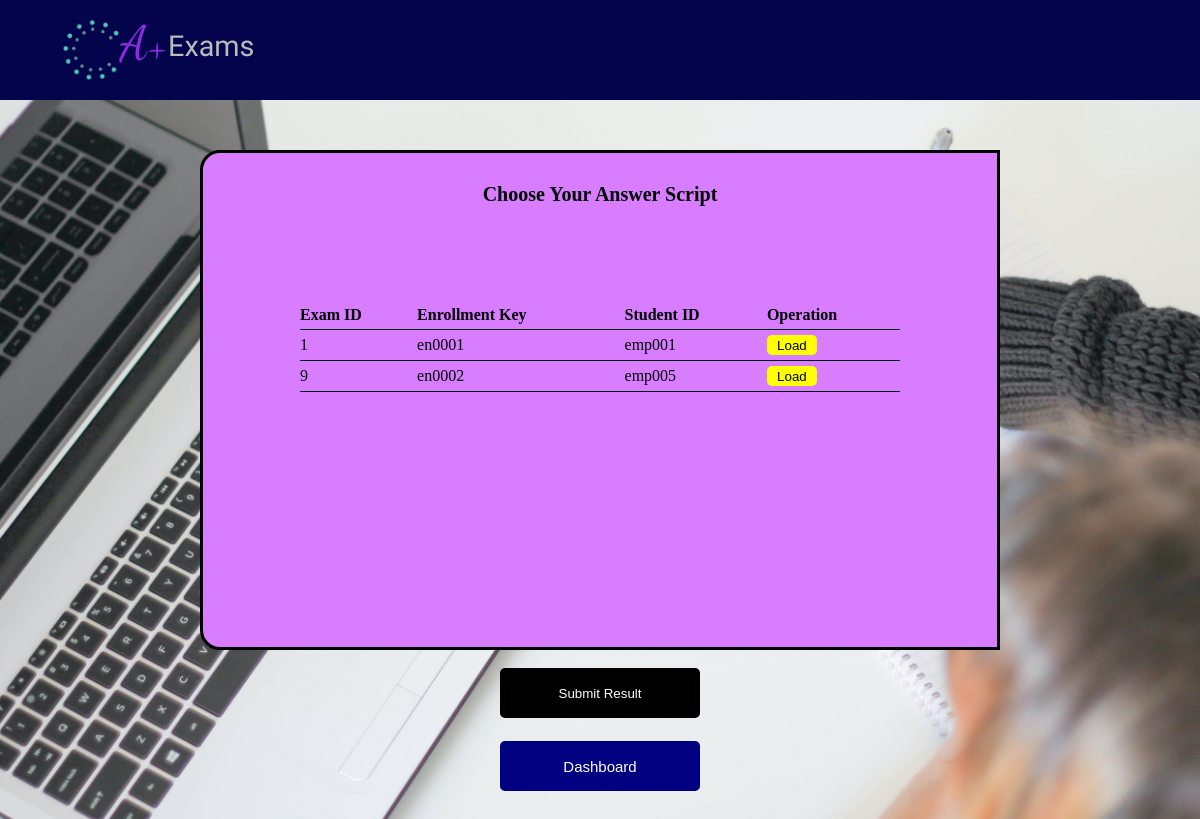
The app's page /php/viewAnswer.php with its own data.
### tables this page shows
CREATE TABLE `answerscript` (
  `stuID` varchar(100) NOT NULL,
  `stName` varchar(100) NOT NULL,
  `answerScriptID` int(20) NOT NULL,
  `enrolmentKey` varchar(100) NOT NULL,
  `examID` enum('1','2','3','4','5','6','7','8','9','10','11','12') NOT NULL,
  `file` blob NOT NULL
);

### php/viewAnswer.php (the view, shortened to what this page needs)
<!DOCTYPE html>
<html lang="en">
<head>
    <link rel="stylesheet" type="text/css" href="../css/header.css">
    <link rel="stylesheet" type="text/css" href="../css/footer.css">
    <link rel="stylesheet" type="text/css" href="../css/view.css">
</head>
<body>
    <header>
        <div class="header">
            <a href="#" class="logo-text"><img src="../images/logo.png" alt="logo" class="logo"><span
                    class="aPlus">A+</span><span class="exams-logo">Exams</span></a>
        </div>
    </header>
    <center>
        <div id="div1">
            <h2>Choose Your Answer Script</h2><br><br><br><br><br>
            <fieldset id="fieldset">
                <table class='table'>
                    <thead>
                        <tr>
                            <th scope ="col" class='th1'>Exam ID</th>
                            <th scope ="col" class='th1'>Enrollment Key</th>
                            <th scope ="col" class='th1'>Student ID</th>
                            <th scope ="col" class='th1' align="center">Operation</th>
                        </tr>
                    </thead>
                    <tbody>
                        <?php
                            include 'includes/config.php';
                            $sql="SELECT * FROM `answerscript`";
                            $result=mysqli_query($conn,$sql);
                            if($result){
                                while($row=mysqli_fetch_assoc($result)){
                                    $answerScriptID= $row['answerScriptID'];
                                    $examID = $row["examID"];
                                    $enrolmentKey = $row["enrolmentKey"];
                                    $stuID = $row["stuID"];
                                    echo
                                    '<tr>
                                        <td>'.$examID.'</td>
                                        <td>'.$enrolmentKey.'</td>
                                        <td>'.$stuID.'</td>
                                        <td id="op"><a class="a" href="view.php?answer='.$answerScriptID.'"><button class="delete">Load</button></a>
                                        </td>
                                    </tr>';
                                }
                            }
                        ?>
                    </tbody>
                </table>
            </fieldset>
        </div>
        <br>
        <a href="ResultSubmit.php"><button id="finish"> Submit Result </button></a><br><br>
    </center>
    <div class="last">
        <a href="examinerDashboard.php"><button class="add">Dashboard</button></a>
    </div>
    <br />
    <br />
</body>
</html>

### css/header.css (style rules this page uses)
* { margin: 0; padding: 0; box-sizing: border-box; }
body { overflow-x: hidden; }
header { height: 100px; background-color: #04044c; }
.header { color: white; font-family: "Anek Odia", sans-serif; font-size: 1rem; display: flex; justify-content: flex-end; align-items: center; padding: 15px 5% 10px 5%; }
.logo { width: 60px; position: relative; bottom: 8px; padding-top: 10px; }
.logo-text { margin-right: auto; display: flex; align-items: center; text-decoration: none; }
.aPlus, .exams-logo { color: white; }
.aPlus { color: #8a2be2; font-size: 3rem; font-family: "Dancing Script", cursive; position: relative; bottom: 8px; }
.exams-logo { font-size: 1.8rem; font-family: "Exo 2", sans-serif; position: relative; bottom: 5px; color: rgb(187, 187, 187); }

### css/view.css (style rules this page uses)
.table { width: 600px; border-collapse: collapse; }
.th1 { text-align: left; }
#fieldset { padding: 5px 10px 10px 10px; border-radius: 20px; border: 10px; }
#finish { width: 200px; height: 50px; background-color: black; color: white; border: none; border-radius: 5px; }
h2 { font-size: 20px; }
#div1 { width: 800px; height: 500px; border: 3px solid black; padding-top: 30px; margin-top: 50px; border-radius: 20px 0px 0px 20px; background-color: #d87dff; overflow: auto; }
body { background-image: url(../images/background.jpg); min-height: 100vh; width: 100%; background-repeat: no-repeat; background-size: cover; background-position: center; }
.last { display: flex; justify-content: center; align-items: center; padding-top: 5px; }
.add { background-color: navy; color: black; margin-top: 0px; margin-bottom: 10px; color: white; width: 200px; height: 50px; font-size: 15px; border-radius: 5px; border: none; cursor: pointer; }
th, td { border-bottom: 1px solid black; padding-top: 5px; padding-bottom: 5px; }
.delete { background-color: yellow; width: 50px; height: 20px; border: none; border-radius: 5px; }

### records on screen
answerscript: examID "1", enrolmentKey "en0001", stuID "emp001"
answerscript: examID "9", enrolmentKey "en0002", stuID "emp005"
